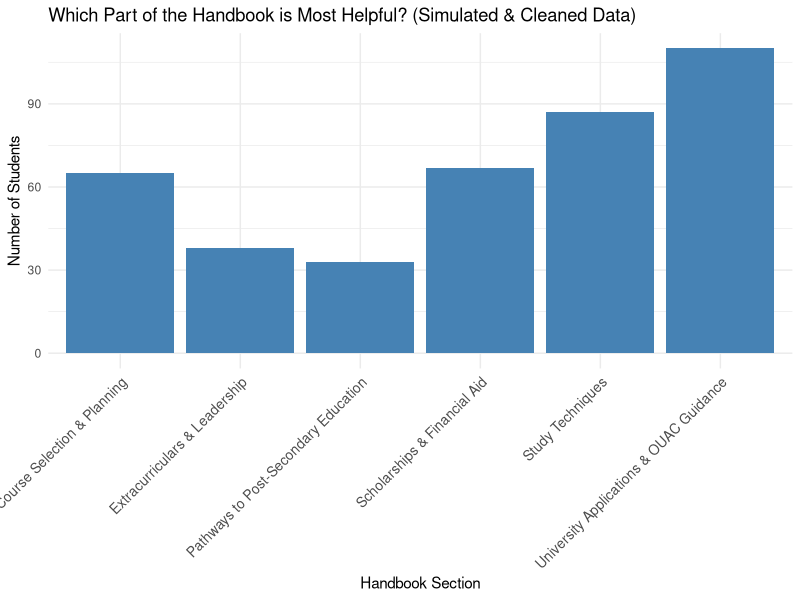

Here is the R script that generated this plot:
## ---- chunk 1
set.seed(123)

n <- 400

options_clean <- c("Study Techniques", 
                   "Course Selection & Planning", 
                   "Pathways to Post-Secondary Education", 
                   "University Applications & OUAC Guidance", 
                   "Scholarships & Financial Aid", 
                   "Extracurriculars & Leadership")

options_messy <- c("Study Techniques", "Study tips", 
                   "Course Selection & Planning", "Course choices", 
                   "Pathways to Post-Secondary Education", "Post-secondary path", 
                   "University Applications & OUAC Guidance", "OUAC guidance", "University Apps", 
                   "Scholarships & Financial Aid", "Scholarship", "Scholarships", 
                   "Extracurriculars & Leadership", "Extra activities")

probs <- c(0.20, 0.15, 0.10, 0.30, 0.15, 0.10)

probs_messy <- c(0.15, 0.05,   
                 0.10, 0.05,   
                 0.07, 0.03,   
                 0.20, 0.05, 0.05, 
                 0.10, 0.03, 0.02,  
                 0.07, 0.03)        

survey_data <- data.frame(
  most_helpful = sample(options_messy, size = n, replace = TRUE, prob = probs_messy)
)

library(dplyr)

survey_data <- survey_data %>%
  mutate(most_helpful_clean = case_when(
    most_helpful %in% c("Study Techniques", "Study tips") ~ "Study Techniques",
    most_helpful %in% c("Course Selection & Planning", "Course choices") ~ "Course Selection & Planning",
    most_helpful %in% c("Pathways to Post-Secondary Education", "Post-secondary path") ~ "Pathways to Post-Secondary Education",
    most_helpful %in% c("University Applications & OUAC Guidance", "OUAC guidance", "University Apps") ~ "University Applications & OUAC Guidance",
    most_helpful %in% c("Scholarships & Financial Aid", "Scholarship", "Scholarships") ~ "Scholarships & Financial Aid",
    most_helpful %in% c("Extracurriculars & Leadership", "Extra activities") ~ "Extracurriculars & Leadership"
  ))

library(knitr)

head_table <- head(survey_data, 10)

kable(head_table, caption = "A glimpse of simulated student responses (messy vs. cleaned)")

table_counts <- table(survey_data$most_helpful_clean)
table_counts

round(prop.table(table_counts), 3)
## ---- chunk 2
library(ggplot2)

ggplot(survey_data, aes(x = most_helpful_clean)) +
  geom_bar(fill = "steelblue") +
  labs(
    title = "Which Part of the Handbook is Most Helpful? (Simulated & Cleaned Data)",
    x = "Handbook Section",
    y = "Number of Students"
  ) +
  theme_minimal() +
  theme(
    axis.text.x = element_text(size = 10, angle = 45, hjust = 1)
  )
## ---- chunk 3
x <- table_counts["University Applications & OUAC Guidance"]
p_hat <- as.numeric(x) / n
se <- sqrt(p_hat * (1 - p_hat) / n)
z <- 1.96
ci_lower <- p_hat - z * se
ci_upper <- p_hat + z * se

c(p_hat = p_hat, CI_lower = ci_lower, CI_upper = ci_upper)
